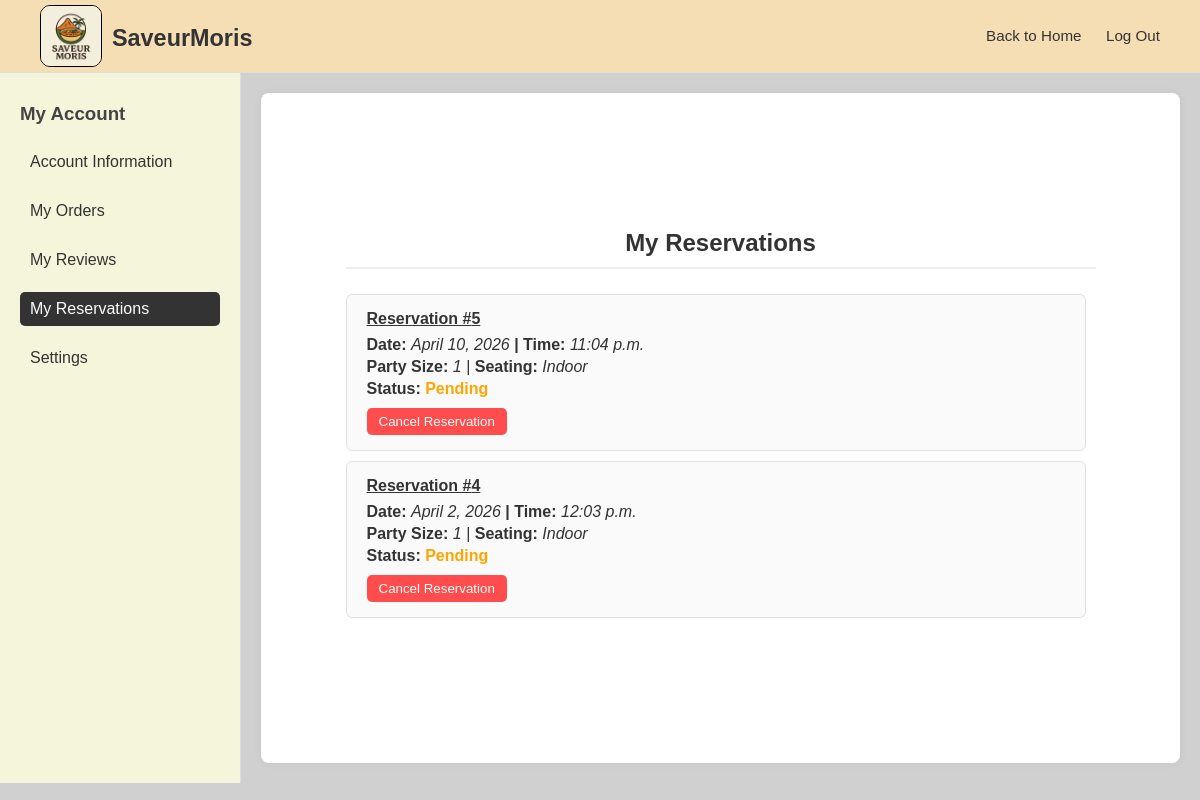
Page /profile/my_reservations/ (signed in) on the committed database.
### web_app/models.py (models this page shows, shortened)
class Reservation(models.Model):
    STATUS_PENDING = "pending"
    STATUS_CONFIRMED = "confirmed"
    STATUS_CANCELLED = "cancelled"
    STATUS_CHOICES = [
        (STATUS_PENDING, "Pending"),
        (STATUS_CONFIRMED, "Confirmed"),
        (STATUS_CANCELLED, "Cancelled"),
    ]
    SEATING_INDOOR = "Indoor"
    SEATING_OUTDOOR = "Outdoor"
    SEATING_CHOICES = [
        (SEATING_INDOOR, "Indoor"),
        (SEATING_OUTDOOR, "Outdoor"),
    ]
    customer = models.ForeignKey(
        Customer,
        on_delete=models.CASCADE,
        related_name="reservations",
    )
    reservation_date = models.DateField()
    reservation_time = models.TimeField()
    party_size = models.PositiveIntegerField(default=1)
    seating_choice = models.CharField(
        max_length=20,
        choices=SEATING_CHOICES,
        default=SEATING_INDOOR,
    )
    allergy_info = models.TextField(blank=True)
    status = models.CharField(
        max_length=20,
        choices=STATUS_CHOICES,
        default=STATUS_PENDING,
    )
    class Meta:
        ordering = ["-reservation_date", "-reservation_time"]

### web_app/views.py (the view)
# urls.py: path('profile/my_reservations/', views.account_reservations, name='reservations'),
@login_required
def account_reservations(request):
    customer, missing_response = get_customer_or_redirect(request, "home")
    if missing_response:
        return missing_response
    reservations = Reservation.objects.filter(customer=customer)
    return render(
        request,
        "web_app/account/reservations.html",
        {
            "section": "reservations",
            "reservations": reservations,
        },
    )

### web_app/views.py (called while the page is built)
def get_customer_or_redirect(request, redirect_name="home"):
    customer = Customer.objects.filter(user=request.user).first()
    if customer:
        return customer, None
    messages.error(request, "Customer profile not found for this account.")
    return None, redirect(redirect_name)

### web_app/templates/web_app/account/reservations.html (shortened to what this page needs)
{% extends 'web_app/account/base_account.html' %}
{% block content %}
<h2>My Reservations</h2>
<div class="scroll-section">
    {% if reservations %}
        {% for r in reservations %}
        <div class="order-card">
            <h4><u>Reservation #{{ r.id }}</u></h4>
            <p><strong>Date: </strong> <i>{{ r.reservation_date }}</i> <strong> | Time: </strong> <i>{{ r.reservation_time }}</i></p>
            <p><strong>Party Size:</strong> <i>{{ r.party_size }}</i> | <strong> Seating: </strong> <i>{{ r.seating_choice }}</i></p>
            <p><strong>Status: </strong>
                <span class="status {% if r.status == 'confirmed' %}delivered{% elif r.status == 'pending' %}pending{% else %}cancelled{% endif %}">
                    {{ r.status|title }}
                </span>
            </p>
            {% if r.status == 'pending' %}
                <form action="{% url 'cancel_reservation' r.id %}" method="POST" style="margin-top: 10px;">
                    <button type="submit" class="btn btn-danger" onclick="return confirm('Are you sure you want to cancel this reservation?')">
                        Cancel Reservation
                    </button>
                </form>
            {% endif %}
        </div>
        {% endfor %}
    {% else %}
        <p>No reservations yet.</p>
    {% endif %}
</div>
{% endblock %}

### web_app/static/web_app/css/account/layout.css (style rules this page uses)
.content h2 { text-align: center; margin-bottom: 25px; border-bottom: 2px solid #eee; padding-bottom: 10px; }

### web_app/static/web_app/css/account/settings.css (style rules this page uses)
.btn-danger { background-color: #ff4d4d; color: white; border: none; border-radius: 5px; padding: 6px 12px; }

### web_app/static/web_app/css/account/scroll.css (style rules this page uses)
.scroll-section { max-height: 70vh; overflow-y: auto; padding-right: 10px; }

### web_app/static/web_app/css/account/orders.css (style rules this page uses)
.order-card { background-color: #fafafa; border: 1px solid #e0e0e0; border-radius: 6px; padding: 15px 20px; margin-bottom: 10px; }
.order-card h4 { margin-bottom: 8px; }
.order-card p { margin-bottom: 4px; }
.status { font-weight: bold; }
.status.pending { color: orange; }

### web_app/templates/web_app/account/base_account.html (style rules this page uses)
* { margin: 0; padding: 0; font-family: Arial, Helvetica, sans-serif; }
body { min-height: 100vh; background-color: #d0d0d0; color: #333; overflow: hidden; }

### rows in the picture
Reservation: id "5", reservation_date "April 10, 2026", reservation_time "11:04 p.m.", party_size "1", seating_choice "Indoor", status "Pending", shows "Cancel Reservation"
Reservation: id "4", reservation_date "April 2, 2026", reservation_time "12:03 p.m.", party_size "1", seating_choice "Indoor", status "Pending", shows "Cancel Reservation"
